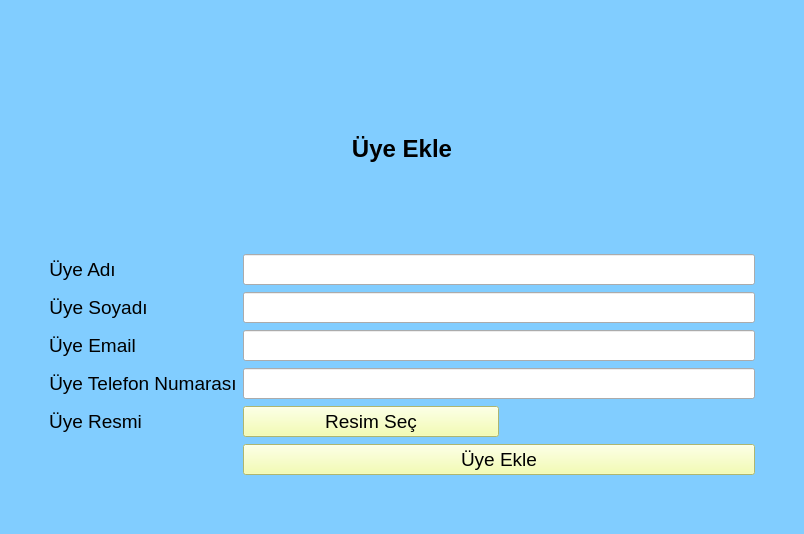
<?xml version="1.0" encoding="UTF-8"?>
<ui version="4.0">
 <class>MainWindow</class>
 <widget class="QMainWindow" name="MainWindow">
  <property name="geometry">
   <rect>
    <x>0</x>
    <y>0</y>
    <width>804</width>
    <height>534</height>
   </rect>
  </property>
  <property name="windowTitle">
   <string>Üye Ekle</string>
  </property>
  <property name="windowIcon">
   <iconset resource="add_user.qrc">
    <normaloff>:/img/img/add_user.ico</normaloff>:/img/img/add_user.ico</iconset>
  </property>
  <widget class="QWidget" name="centralwidget">
   <property name="styleSheet">
    <string notr="true">#centralwidget{background-color: rgb(129, 205, 255);}
QPushButton{
background-color: rgb(242, 255, 157);
}
</string>
   </property>
   <layout class="QGridLayout" name="gridLayout">
    <item row="3" column="1">
     <spacer name="verticalSpacer">
      <property name="orientation">
       <enum>Qt::Vertical</enum>
      </property>
      <property name="sizeType">
       <enum>QSizePolicy::Minimum</enum>
      </property>
      <property name="sizeHint" stdset="0">
       <size>
        <width>20</width>
        <height>50</height>
       </size>
      </property>
     </spacer>
    </item>
    <item row="2" column="2">
     <spacer name="horizontalSpacer">
      <property name="orientation">
       <enum>Qt::Horizontal</enum>
      </property>
      <property name="sizeType">
       <enum>QSizePolicy::Fixed</enum>
      </property>
      <property name="sizeHint" stdset="0">
       <size>
        <width>40</width>
        <height>20</height>
       </size>
      </property>
     </spacer>
    </item>
    <item row="0" column="1">
     <spacer name="verticalSpacer_2">
      <property name="orientation">
       <enum>Qt::Vertical</enum>
      </property>
      <property name="sizeType">
       <enum>QSizePolicy::Fixed</enum>
      </property>
      <property name="sizeHint" stdset="0">
       <size>
        <width>20</width>
        <height>40</height>
       </size>
      </property>
     </spacer>
    </item>
    <item row="1" column="1">
     <widget class="QLabel" name="label">
      <property name="font">
       <font>
        <pointsize>18</pointsize>
        <weight>75</weight>
        <bold>true</bold>
       </font>
      </property>
      <property name="text">
       <string>Üye Ekle</string>
      </property>
      <property name="alignment">
       <set>Qt::AlignCenter</set>
      </property>
     </widget>
    </item>
    <item row="2" column="0">
     <spacer name="horizontalSpacer_2">
      <property name="orientation">
       <enum>Qt::Horizontal</enum>
      </property>
      <property name="sizeType">
       <enum>QSizePolicy::Fixed</enum>
      </property>
      <property name="sizeHint" stdset="0">
       <size>
        <width>40</width>
        <height>20</height>
       </size>
      </property>
     </spacer>
    </item>
    <item row="2" column="1">
     <layout class="QFormLayout" name="formLayout">
      <property name="verticalSpacing">
       <number>7</number>
      </property>
      <item row="0" column="0">
       <widget class="QLabel" name="label_user_fist_name">
        <property name="font">
         <font>
          <pointsize>14</pointsize>
          <weight>50</weight>
          <bold>false</bold>
         </font>
        </property>
        <property name="text">
         <string>Üye Adı</string>
        </property>
        <property name="alignment">
         <set>Qt::AlignCenter</set>
        </property>
       </widget>
      </item>
      <item row="0" column="1">
       <widget class="QLineEdit" name="lineEdit_user_first_name">
        <property name="font">
         <font>
          <pointsize>14</pointsize>
         </font>
        </property>
        <property name="text">
         <string/>
        </property>
       </widget>
      </item>
      <item row="2" column="0">
       <widget class="QLabel" name="label_user_fist_name_2">
        <property name="font">
         <font>
          <pointsize>14</pointsize>
          <weight>50</weight>
          <bold>false</bold>
         </font>
        </property>
        <property name="text">
         <string>Üye Soyadı</string>
        </property>
        <property name="alignment">
         <set>Qt::AlignCenter</set>
        </property>
       </widget>
      </item>
      <item row="2" column="1">
       <widget class="QLineEdit" name="lineEdit_user_last_name">
        <property name="font">
         <font>
          <pointsize>14</pointsize>
         </font>
        </property>
        <property name="text">
         <string/>
        </property>
       </widget>
      </item>
      <item row="4" column="0">
       <widget class="QLabel" name="label_user_fist_name_3">
        <property name="font">
         <font>
          <pointsize>14</pointsize>
          <weight>50</weight>
          <bold>false</bold>
         </font>
        </property>
        <property name="text">
         <string>Üye Email</string>
        </property>
        <property name="alignment">
         <set>Qt::AlignCenter</set>
        </property>
       </widget>
      </item>
      <item row="4" column="1">
       <widget class="QLineEdit" name="lineEdit_user_email">
        <property name="font">
         <font>
          <pointsize>14</pointsize>
         </font>
        </property>
        <property name="text">
         <string/>
        </property>
       </widget>
      </item>
      <item row="6" column="1">
       <widget class="QLineEdit" name="lineEdit_user_telefon">
        <property name="font">
         <font>
          <pointsize>14</pointsize>
         </font>
        </property>
        <property name="text">
         <string/>
        </property>
       </widget>
      </item>
      <item row="8" column="0">
       <widget class="QLabel" name="label_user_fist_name_5">
        <property name="font">
         <font>
          <pointsize>14</pointsize>
          <weight>50</weight>
          <bold>false</bold>
         </font>
        </property>
        <property name="text">
         <string>Üye Resmi</string>
        </property>
        <property name="alignment">
         <set>Qt::AlignCenter</set>
        </property>
       </widget>
      </item>
      <item row="8" column="1">
       <layout class="QHBoxLayout" name="horizontalLayout">
        <item>
         <widget class="QPushButton" name="pushButton_resim_ekle">
          <property name="font">
           <font>
            <pointsize>14</pointsize>
           </font>
          </property>
          <property name="text">
           <string>Resim Seç</string>
          </property>
         </widget>
        </item>
        <item>
         <widget class="QLabel" name="label_user_resim">
          <property name="font">
           <font>
            <pointsize>14</pointsize>
            <weight>50</weight>
            <bold>false</bold>
           </font>
          </property>
          <property name="text">
           <string/>
          </property>
          <property name="alignment">
           <set>Qt::AlignCenter</set>
          </property>
         </widget>
        </item>
       </layout>
      </item>
      <item row="9" column="1">
       <widget class="QPushButton" name="pushButton_add_user">
        <property name="font">
         <font>
          <pointsize>14</pointsize>
         </font>
        </property>
        <property name="text">
         <string>Üye Ekle</string>
        </property>
       </widget>
      </item>
      <item row="6" column="0">
       <widget class="QLabel" name="label_user_fist_name_4">
        <property name="font">
         <font>
          <pointsize>14</pointsize>
          <weight>50</weight>
          <bold>false</bold>
         </font>
        </property>
        <property name="text">
         <string>Üye Telefon Numarası</string>
        </property>
        <property name="alignment">
         <set>Qt::AlignCenter</set>
        </property>
       </widget>
      </item>
     </layout>
    </item>
   </layout>
  </widget>
 </widget>
 <resources>
  <include location="add_user.qrc"/>
 </resources>
 <connections/>
</ui>
